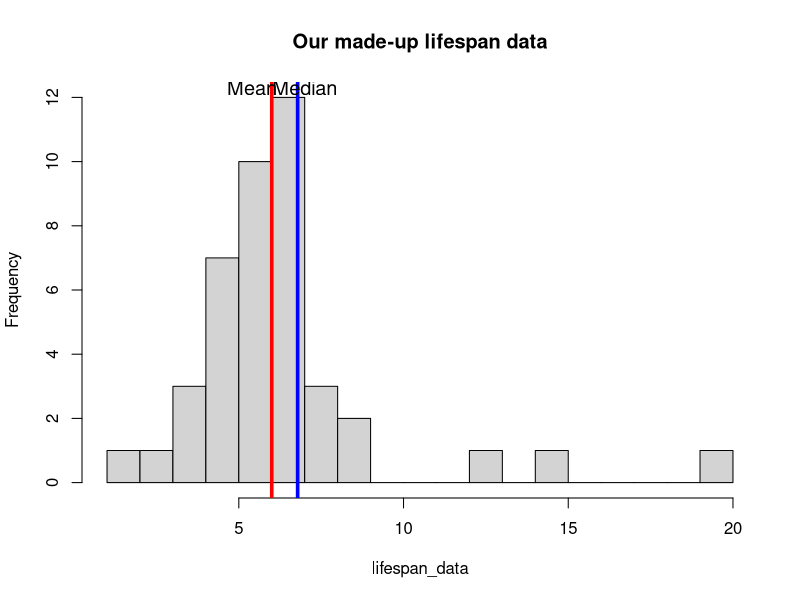

This figure's R source:
###CODEBLOCK 3###

# Change previous data
lifespan_data <- c(1,3,4,4,4,5,5,5,5,5,5,5,6,6,6,6,6,6,6,6,6,6,7,7,7,7,7,7,7,7,7,7,7,7,8,8,8,9,9,13,15,20)

# How many lifespans?
length(lifespan_data)

# Calculate mean / average lifespan
mean(lifespan_data)

# Calculate median lifespan
median(lifespan_data)

# Maximum lifespan
max(lifespan_data)

# Plot
hist(lifespan_data, breaks = 15, main = "Our made-up lifespan data")
abline(v = mean(lifespan_data), col = "blue", lwd = 3.5, )
abline(v = median(lifespan_data), col = "red", lwd = 3.5)
text(5.4, 12.3, label = 'Mean', cex = 1.2)
text(7, 12.3, label = 'Median', cex = 1.2)

